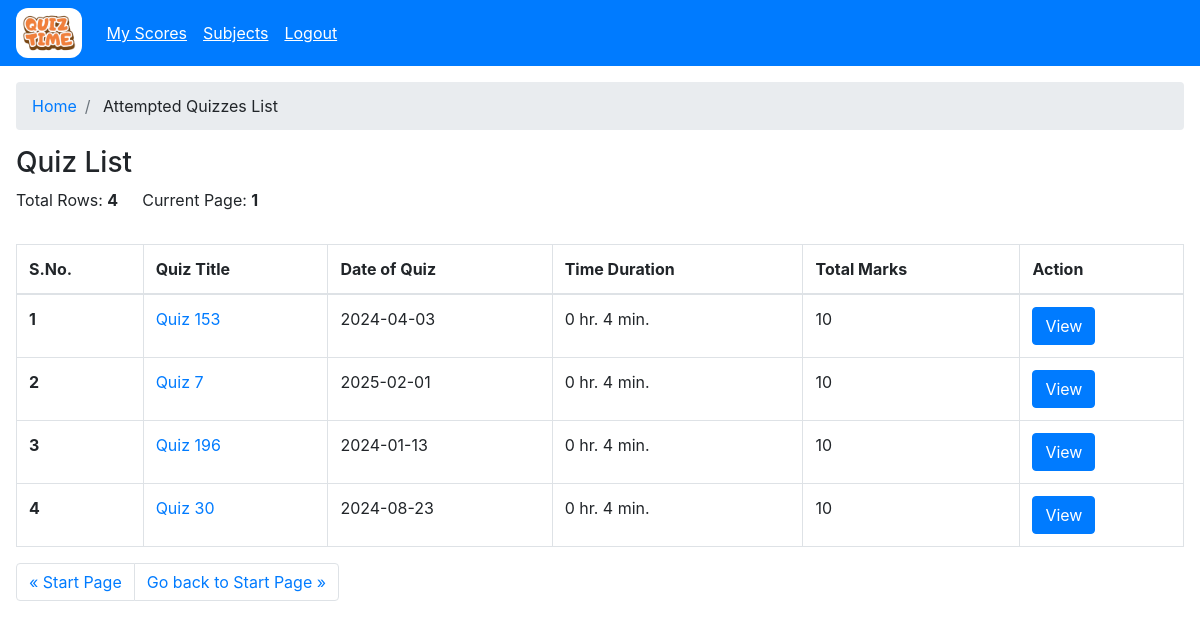
/user/attempted-quizzes (signed in), run on an earlier commit of the app's database.
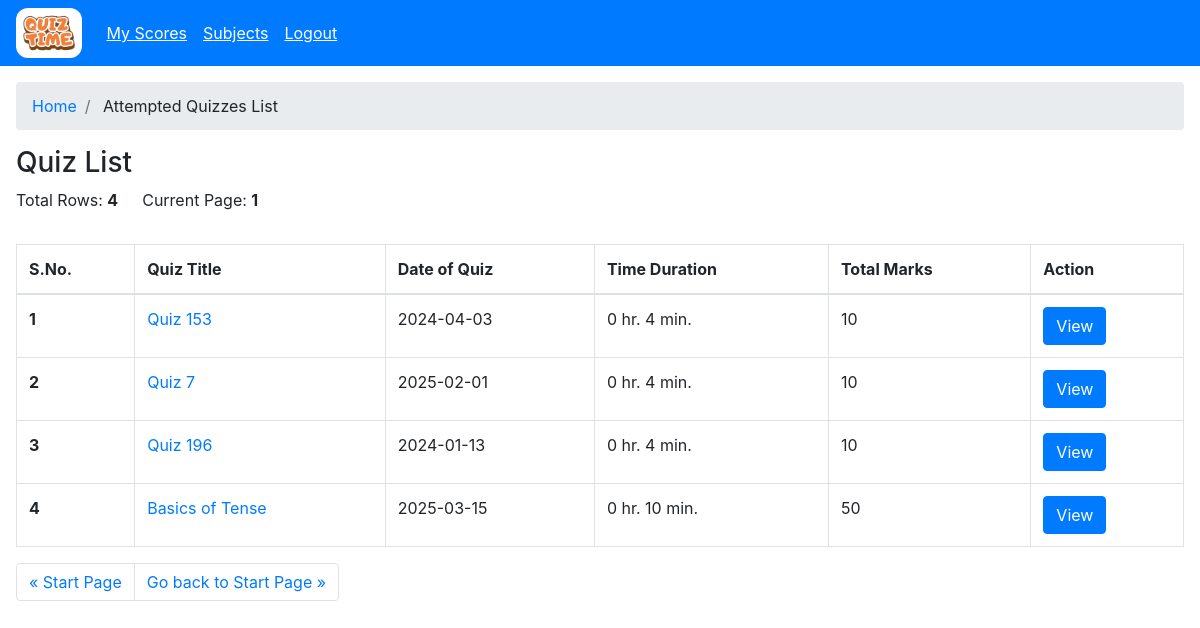
And on a later commit of the database.
### models/model.py (models this page shows)
class Quiz(db.Model):
    __tablename__='quiz'
    id=db.Column(db.VARCHAR(100), primary_key=True)
    quiz_title=db.Column(db.VARCHAR(100), nullable=False)
    chapter_id=db.Column(db.VARCHAR(100), db.ForeignKey('chapters.id'), nullable=False)
    date_of_quiz=db.Column(db.DATE, nullable=False)
    time_duration_hr=db.Column(db.Integer, nullable=False)
    time_duration_min=db.Column(db.Integer, nullable=False)
    remarks=db.Column(db.VARCHAR(100), nullable=False)
    created_at=db.Column(db.TIMESTAMP, nullable=False)
    updated_at=db.Column(db.TIMESTAMP, nullable=False)
    is_active=db.Column(db.Boolean, default=True, nullable=False)
    total_marks=db.Column(db.Integer, nullable=False)

### controllers/users/user.py (the view)
@user.route("/attempted-quizzes")
@login_required
@role_required("user")
def user_attempted_quizzes():
    try:
        skip = int(request.args.get("skip", 0))
        take = int(request.args.get("take", 25))
        user_id = session.get("id", "")
        if not user_id:
            return flash_and_redirect("User not found", "danger", url_for("auth.logout"))
        attempted_quiz_ids = db.session.query(Score.quiz_id).filter_by(user_id=user_id).subquery()
        quizzes = Quiz.query.filter(Quiz.id.in_(attempted_quiz_ids)).offset(skip).limit(take).all()
        total_rows = Quiz.query.filter(Quiz.id.in_(attempted_quiz_ids)).count()
        return render_template("user/attempted_quiz.html", rows=quizzes, total_rows=total_rows, skip=skip, take=take)
    except Exception as e:
        return flash_and_redirect(str(e), "danger", url_for("user.user_attempted_quizzes", skip=0, take=25, rows=[], total_rows=0))

### app.py (called while the page is built)
    @login_manager.user_loader
    def load_user(user_id):
        return User.query.get(user_id)

### controllers/decorator.py (called while the page is built)
def role_required(role):
    def decorator(func):
        @wraps(func)
        def wrapper(*args, **kwargs):
            if not current_user.is_authenticated:
                return redirect(url_for("auth.login_post"))
            if current_user.user_type != role and session.get("user_type") != role:
                if current_user.user_type == "admin":
                    return redirect(url_for("admin.admin_home"))
                return redirect(url_for("user.user_home"))
            return func(*args, **kwargs)
        return wrapper
    return decorator

### templates/user/attempted_quiz.html (shortened to what this page needs)
{% extends "base.html" %} {% block title %}Quiz List{% endblock %} {% block
content %} {% include "user/user_wrapper.html" %}
<section class="p-3">
  <nav aria-label="breadcrumb">
    <ol class="breadcrumb">
      <li class="breadcrumb-item"><a href="/user">Home</a></li>
      <li class="breadcrumb-item">
        <a>Attempted Quizzes List</a>
      </li>
    </ol>
  </nav>
  <div class="d-flex mt-3 flex-wrap justify-content-between">
    <div>
      <h3>Quiz List</h3>
      <div class="d-flex align-items-center">
        <p class="mr-4">Total Rows: <strong>{{ total_rows }}</strong></p>
        <p>
          Current Page:
          <strong
            >{% if skip and take %} {{ ((skip|int)/take)+1 }} {% else %}1{%
            endif %}</strong
          >
        </p>
      </div>
    </div>
  </div>
  <section class="mt-3">
    <div class="table-responsive">
      <table class="table table-bordered table-hover">
        <thead>
          <tr>
            <th scope="col">S.No.</th>
            <th scope="col">Quiz Title</th>
            <th scope="col">Date of Quiz</th>
            <th scope="col">Time Duration</th>
            <th scope="col">Total Marks</th>
            <th scope="col">Action</th>
          </tr>
        </thead>
        <tbody>
          {% for quiz in rows %}
          <tr class="pointer">
            <th scope="row">{{ loop.index+skip }}</th>
            <td>
              <a href="/user/attempted-quizzes/view?quiz_id={{ quiz.id }}"
                >{{ quiz.quiz_title }}</a
              >
            </td>
            <td>{{ quiz.date_of_quiz }}</td>
            <td>
              {{ quiz.time_duration_hr }} hr. {{ quiz.time_duration_min }} min.
            </td>
            <td>{{ quiz.total_marks }}</td>
            <td>
              <button type="button" class="btn btn-primary">
                <a
                  href="/user/attempted-quizzes/view?quiz_id={{ quiz.id }}"
                  class="text-white"
                  >View</a
                >
              </button>
            </td>
          </tr>
          {% endfor %}
        </tbody>
      </table>
      <nav aria-label="Page navigation example">
        <ul class="pagination">
          <li class="page-item">
            <a
              class="page-link"
              href="/user/attempted-quizzes?skip={{ (skip - take) if skip > 0 else 0 }}&take={{ take }}"
              aria-label="Previous"
            >
              <span aria-hidden="true">&laquo;</span>
              <span
                >{% if skip > 0 %}Previous{% else %}Start Page{% endif %}</span
              >
            </a>
          </li>
          <li class="page-item">
            <a
              class="page-link"
              href="/user/attempted-quizzes?skip={{ ( (((skip|int) / take)|int+1)*take if ((skip|int+take) < total_rows) else None  ) if ((skip|int+take) < total_rows) else 0 }}&take={{ take }}"
              aria-label="Next"
            >
              <span
                >{% if ((skip|int + take) < total_rows) %}Next{% else %}Go back
                to Start Page{% endif %}</span
              >
              <span aria-hidden="true">&raquo;</span>
            </a>
          </li>
        </ul>
      </nav>
    </div>
  </section>
</section>
{% endblock %}

### templates/base.html (shortened to what this page needs)
<!DOCTYPE html>
<html lang="en">
  <head>
    <link rel="stylesheet" href="/static/css/style.css" />
    <link
      rel="stylesheet"
      href="https://cdn.jsdelivr.net/npm/bootstrap@4.3.1/dist/css/bootstrap.min.css"
    />
  </head>
  <body>
    {% block content %} {% endblock %}
  </body>
</html>

### templates/user/user_wrapper.html (shortened to what this page needs)
<nav class="navbar navbar-expand-lg navbar-dark bg-primary">
  <a href="/user">
    <img
      alt="logo"
      src="/static/images/logo.png"
      class="adminLogo navbar-brand"
    />
  </a>
  <div class="collapse navbar-collapse" id="navbarSupportedContent">
    <ul class="navbar-nav mr-auto">
      <li class="nav-item">
        <a class="anchor nav-link" href="/user/attempted-quizzes?skip=0&take=25"
          >My Scores</a
        >
      </li>
      <li class="nav-item">
        <a class="anchor nav-link" href="/user/subjects?skip=0&take=25"
          >Subjects</a
        >
      </li>
      <li class="nav-item">
        <a class="anchor nav-link" href="/auth/logout">Logout</a>
      </li>
    </ul>
  </div>
</nav>

### static/css/style.css (style rules this page uses)
.adminLogo { height: 50px; background-color: white !important; border-radius: 12px; padding: 6px; }
.pointer { cursor: pointer; }
.anchor { color: white !important; text-decoration: underline !important; }

What changed in the data, as far as the page shows it:
removed Quiz: quiz_title "Quiz 30", date_of_quiz "2024-08-23", time_duration_hr "0", time_duration_min "4", total_marks "10"
added Quiz: quiz_title "Basics of Tense", date_of_quiz "2025-03-15", time_duration_hr "0", time_duration_min "10", total_marks "50"
